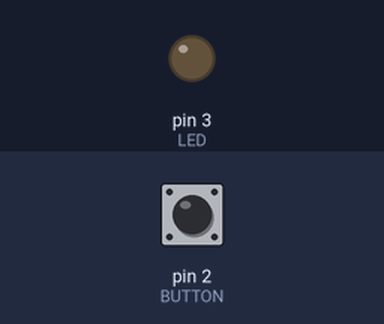
Recording of a sketch running on a simulated Arduino Uno, built with avr-gcc and run on an emulated ATmega328P. Parts: output pins drawn as LEDs (lit = HIGH). The test bench sets the inputs (shaded band); at power-on: pin 2 (BUTTON) LOW.

Above: at 1.2 s.
1.3 s: pin 2 (BUTTON) pulled HIGH for 0.15 s
At 1.6 s:
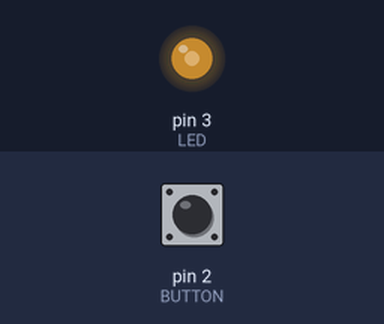
3.3 s: pin 2 (BUTTON) pulled HIGH for 1 s
At 5.1 s:
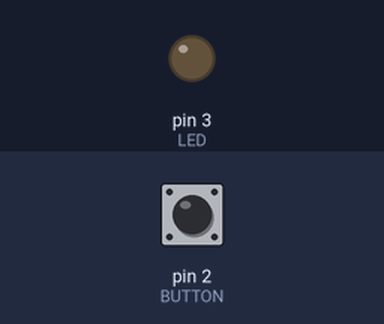
Timing chart, 0 to 6.6 s (numbered marks = the images above; inputs shaded):
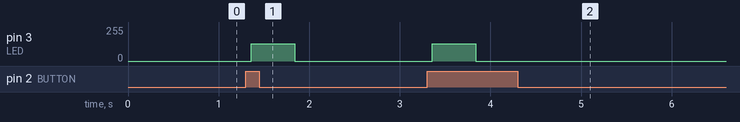

Measured:
- after the input at 1.3 s, pin 3 (LED): 0/255 → 128/255 after 0.06 s, → 0/255 0.48 s later
- after the input at 3.3 s, pin 3 (LED): 0/255 → 128/255 after 0.06 s, → 0/255 0.48 s later

The sketch:

STP_M.ino
```cpp
// CONEXIONES
const int BUTTON = 2; //pin del botón
const int LED = 3; //pin del motor
// VARIABLES
int BUTTON_state_ant = LOW; //estado anterior del botón
int pulsos = 50; // 400/8 pulsos
void setup() {
  // Configuración de pines
  pinMode(BUTTON, INPUT);
  pinMode(LED, OUTPUT);
  Serial.begin(9600);
}

void loop() {
  // Leyendo el estado del botón
  int BUTTON_state_current = digitalRead(BUTTON);
  // Botón presionado
  if (BUTTON_state_current == HIGH && BUTTON_state_ant == LOW) {
    int contador = 0; // contador de pulsos
    // Enviar la cantidad de pulsos especificada
    while (contador < pulsos) {
      digitalWrite(LED, HIGH); // Subida pulso
      delay(5); // Duracion del pulso
      digitalWrite(LED, LOW); // Bajada pulso
      delay(5); // Intervalo entre pulsos
      contador = contador + 1; // Un pulso completado
    }
  }
  // Se actualiza el estado del botón
  BUTTON_state_ant = BUTTON_state_current;
}
```
